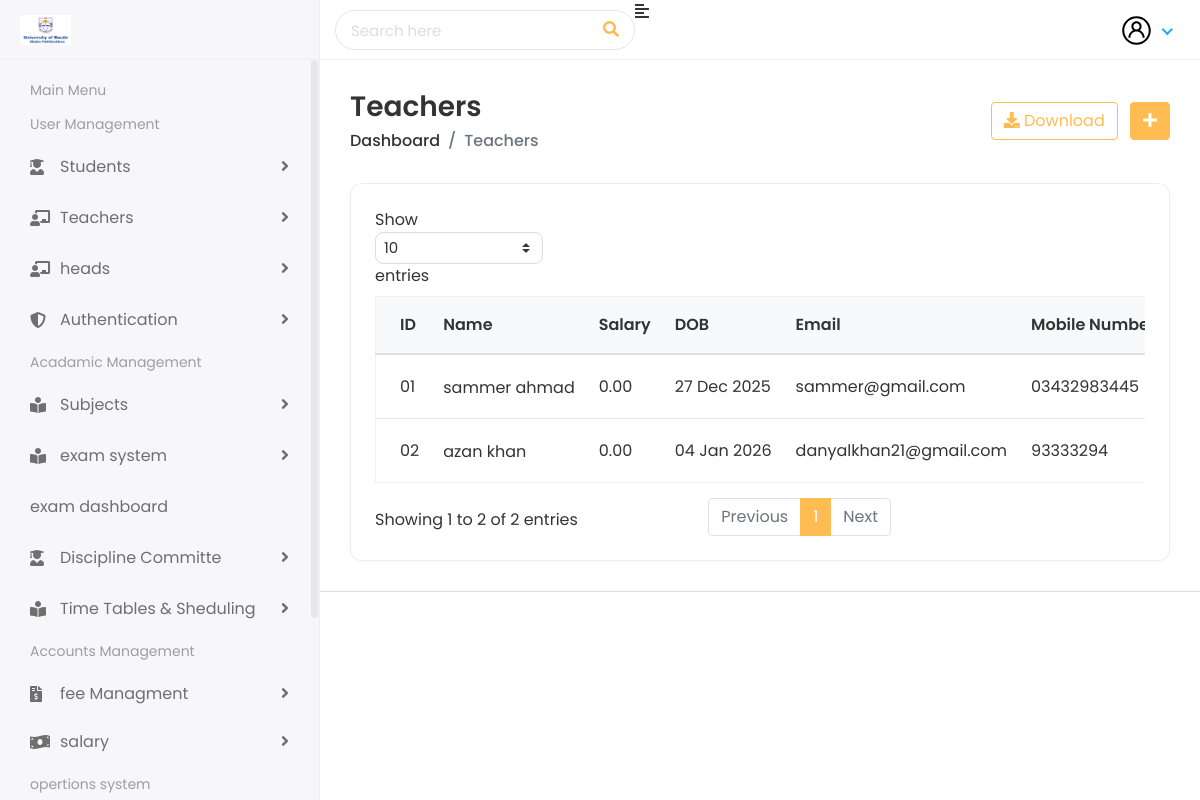
The page /teachers on the database its author committed.
### teachers/models.py (models this page shows, shortened)
class Teacher(models.Model):  #
    user = models.OneToOneField(CustomUser, on_delete=models.CASCADE, related_name="teacher", null=True, blank=True)
    first_name = models.CharField(max_length=100)
    last_name = models.CharField(max_length=100)
    father_name = models.CharField(max_length=100)
    teacher_id = models.CharField(max_length=20, unique=True)
    gender = models.CharField(max_length=10, choices=[('Male','Male'),('Female','Female'),('Others','Others')], blank=True, null=True)
    date_of_birth = models.DateField(null=True, blank=True)
    salary = models.DecimalField(max_digits=10, decimal_places=2,blank=True,null=True)
    religion = models.CharField(max_length=50, blank=True)
    joining_date = models.DateField(null=True, blank=True)
    mobile_number = models.CharField(max_length=15)
    email = models.EmailField(max_length=100)
    field = models.CharField(max_length=50, verbose_name="Specialization")
    experience = models.PositiveIntegerField(blank=True,null=True)
    teacher_image = models.ImageField(upload_to='teachers/', blank=True)
    slug = models.SlugField(max_length=255, unique=True, blank=True)
    is_active = models.BooleanField(default=True)
    role = models.CharField(max_length=50, blank=True, default="Teacher")
    class Meta:
        ordering = ['first_name', 'last_name']
        verbose_name = "Teacher"
        verbose_name_plural = "Teachers"

### teachers/views.py (the view)
# urls.py: path("", views.teacher_list, name="teacher_list"),
def teacher_list(request):
    teachers = Teacher.objects.all().order_by('last_name', 'first_name')  # Added ordering
    context = {
        "teachers": teachers
    }
    return render(request, "teacher/teachers.html", context)

### templates/teacher/teachers.html (shortened to what this page needs)
{% extends 'Home/base.html' %}
{% load static %}
{% block body %}
<div class="page-wrapper">
    <div class="content container-fluid">
        <div class="page-header">
            <div class="row align-items-center">
                <div class="col">
                    <h3 class="page-title">Teachers</h3>
                    <ul class="breadcrumb">
                        <li class="breadcrumb-item"><a href="">Dashboard</a></li>
                        <li class="breadcrumb-item active">Teachers</li>
                    </ul>
                </div>
                <div class="col-auto text-right float-right ml-auto">
                    <a href="#" class="btn btn-outline-primary mr-2"><i class="fas fa-download"></i> Download</a>
                    <a href="{% url 'add_teacher' %}" class="btn btn-primary"><i class="fas fa-plus"></i></a>
                </div>
            </div>
        </div>
        <div class="row">
            <div class="col-sm-12">
                <div class="card card-table">
                    <div class="card-body">
                        <div class="table-responsive">
                            <table class="table table-hover table-center mb-0 datatable">
                                <thead>
                                    <tr>
                                        <th>ID</th>
                                        <th>Name</th>
                                        <th>Salary</th>
                                        <th>DOB</th>
                                        <th>Email</th>
                                        <th>Mobile Number</th>
                                    </tr>
                                </thead>
                                <tbody>
                                    {% for teacher in teachers %}
                                    <tr>
                                        <td>{{ teacher.teacher_id }}</td>
                                        <td>
                                            <h2 class="table-avatar">
                                                <a href="{% url 'view_teacher' teacher.teacher_id %}">{{ teacher.first_name }} {{ teacher.last_name }}</a>
                                            </h2>
                                        </td>
                                        <td>{{ teacher.salary }}</td>
                                        <td>{{ teacher.date_of_birth|date:"d M Y" }}</td>
                                        <td>{{ teacher.email }}</td>
                                        <td>{{ teacher.mobile_number }}</td>
                                    </tr>
                                    {% empty %}
                                    <tr>
                                        <td colspan="8" class="text-center">No teachers found</td>
                                    </tr>
                                    {% endfor %}
                                </tbody>
                            </table>
                        </div>
                    </div>
                </div>
            </div>
        </div>
    </div>
    <footer>
    </footer>
</div>
{% endblock %}

### static/assets/css/style.css (style rules this page uses)
th, td { vertical-align: middle !important; }
table th { background-color: #f8f9fa; }
.card { border-radius: 12px; }
html { height: 100%; }
body { background-color: #fff; color: #333; font-family: 'Poppins', sans-serif; font-size: 1rem; height: 100%; line-height: 1.5; overflow-x: hidden; }
h1, h2, h3, h4, h5, h6 { font-family: 'Poppins', sans-serif; margin-top: 0; }
ul, ol { padding: 0px; list-style: none; }
.table { color: #333; max-width: 100%; margin-bottom: 0; width: 100%; }
.table.dataTable { border-collapse: collapse !important; border: 1px solid rgba(0, 0, 0, 0.05); }
table.table td h2 { display: inline-block; font-size: inherit; font-weight: 400; margin: 0; padding: 0; vertical-align: middle; }
table.table td h2.table-avatar { align-items: center; display: inline-flex; font-size: inherit; font-weight: 400; margin: 0; padding: 0; vertical-align: middle; white-space: nowrap; }
table.table td h2 a { color: #333; }
.table thead tr th { font-weight: 600; }
.table tbody tr { border-bottom: 1px solid rgba(0, 0, 0, 0.05); }
.table.table-center td, .table.table-center th { vertical-align: middle; }
.card-table .card-body .table > thead > tr > th { border-top: 0; }
.card-table .card-body .table tr td:first-child, .card-table .card-body .table tr th:first-child { padding-left: 1.5rem; }
.card-table .table td, .card-table .table th { border-top: 1px solid #e2e5e8; padding: 1rem 0.75rem; white-space: nowrap; }
.btn-primary { background-color: #FFBC53; border: 1px solid #FFBC53; }
.btn-outline-primary { color: #FFBC53; border-color: #FFBC53; }
.card { border: 1px solid #ececf5; box-shadow: 0 1px 3px 0 rgba(0, 0, 0, 0.03); margin-bottom: 1.875rem; }
.card-body { padding: 1.5rem; }
footer { padding: 1.875rem 1.875rem; border-top: 1px solid #ddd; }
.page-wrapper { margin-left: 320px; padding-top: 60px; position: relative; transition: all 0.4s ease; }
.page-wrapper > .content { padding: 1.875rem 1.875rem 0; }
.page-header { margin-bottom: 1.875rem; }
.page-header .breadcrumb { background-color: transparent; color: #6c757d; font-size: 1rem; font-weight: 500; margin-bottom: 0; padding: 0; }
.page-header .breadcrumb a { color: #333; }
.page-title { font-size: 28px; font-weight: 600; color: #333; margin-bottom: 5px; }

### rows shown on the page
Teacher: teacher_id "01", first_name "sammer", last_name "ahmad", salary "0.00", date_of_birth "27 Dec 2025", email "sammer@gmail.com", mobile_number "03432983445"
Teacher: teacher_id "02", first_name "azan", last_name "khan", salary "0.00", date_of_birth "04 Jan 2026", email "danyalkhan21@gmail.com", mobile_number "93333294"
